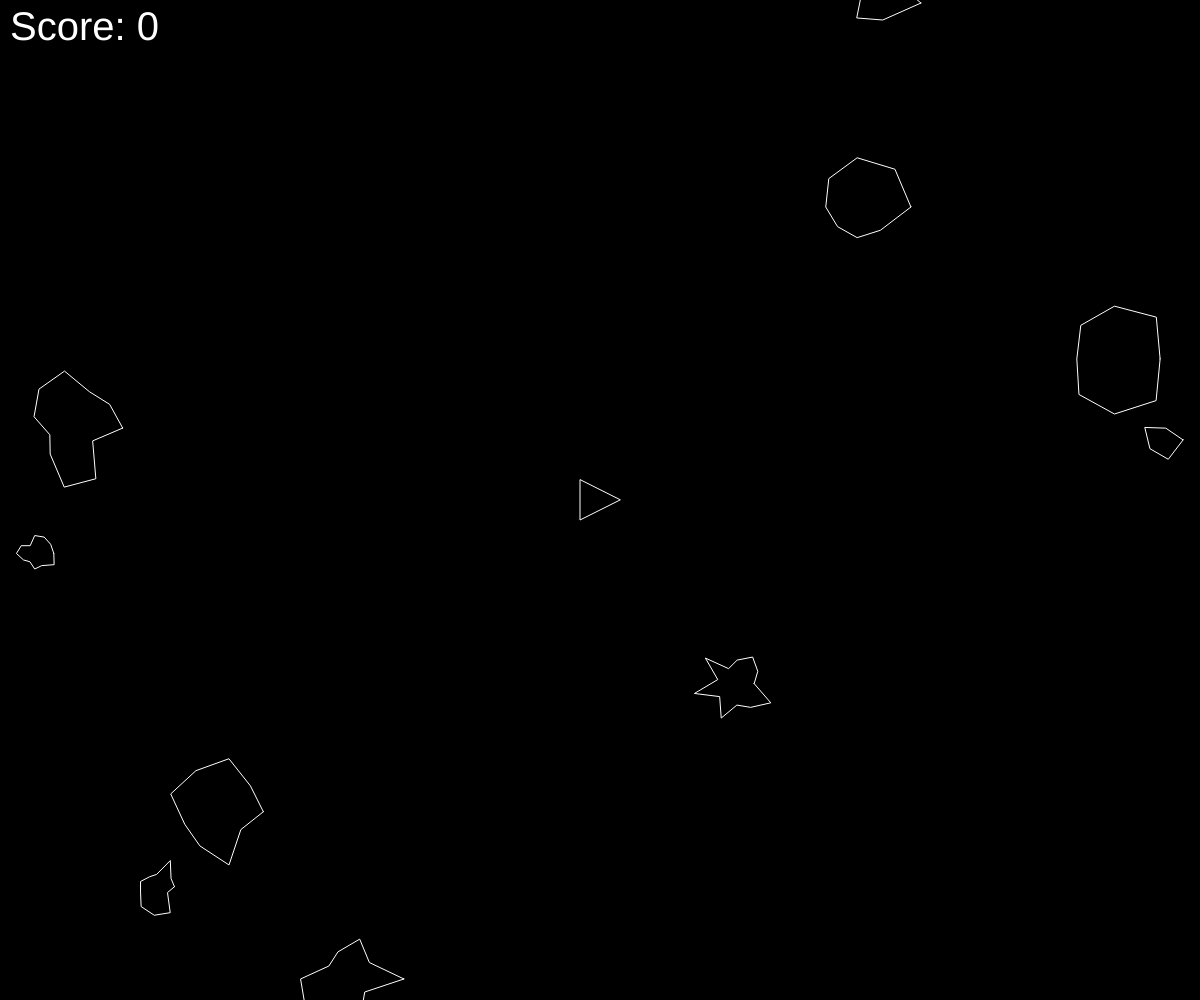
Frame 1 (no input)
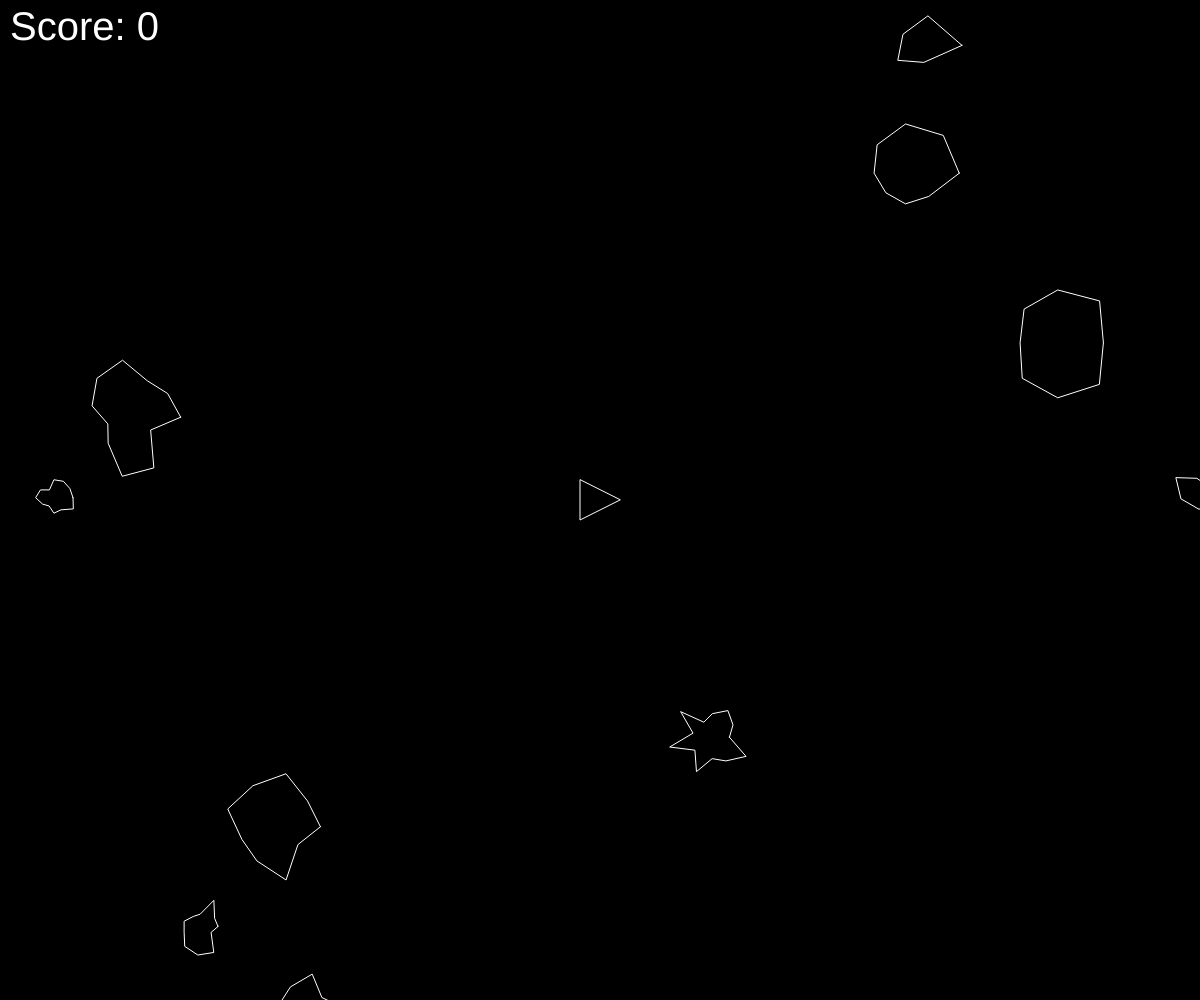
Frame 60 (no input)
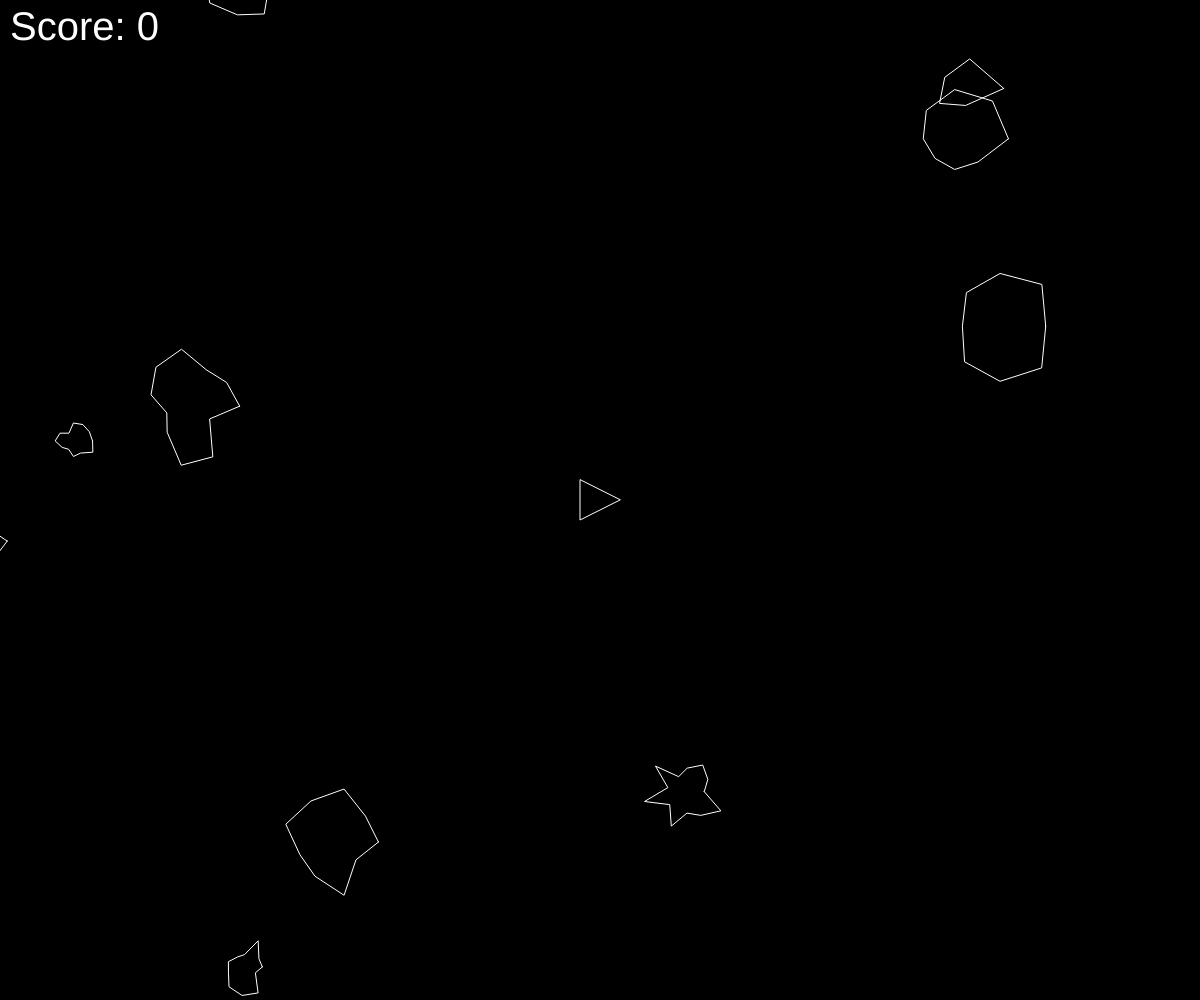
Frame 120 (the mouse pressed at the canvas centre since frame 60)

The p5.js sketch that drew these frames (run headless with seeded random() and noise() and a simulated clock; from frame 60 on, the mouse is pressed at the canvas centre):

// p5.js sketch
// ── sketch.js
var ship;
var asteroids = [];
var lasers = [];
var score = 0;
var gameover = false;

function setup(){
  createCanvas(windowWidth , windowHeight);
  ship = new Ship();
  for(var i=0; i<10; i++){
    asteroids.push(new Asteroid());

  }

}

function draw(){
  background(0);
  fill(255);
  textSize(40);
  if(!gameover) {
    text( "Score: " + score , 10 , 40);
  }
  if(gameover){
    text("Score: " + score , 400 , 300);
    text("GAME OVER! Refresh to start new game" , 400,height/2);
    textSize(40);
    rect(0,0,canvas.width,canvas.height, black);
    score=0;

  }

  for(var i=0 ; i<asteroids.length;i++){
    if(ship.hits(asteroids[i])){
      console.log("Game over!!");
      gameover=true;
      break;
    }
    asteroids[i].render();
    asteroids[i].update();
    asteroids[i].edges();
  }

  for(var i=lasers.length - 1; i>=0;i--){
    lasers[i].render();
    lasers[i].update();
    if(lasers[i].offscreen()){
      lasers.splice(i,1);
    } else {
    for(var j=asteroids.length-1; j>=0;j--){
      if(lasers[i].hits(asteroids[j])){
        if(asteroids[j].r > 10){
          score+=10;
          var newAsteroids =  asteroids[j].breakup();
          asteroids = asteroids.concat(newAsteroids);
      }
        asteroids.splice(j,1);
        lasers.splice(i,1);
        break;
      }
    }
  }
  }
  // console.log(lasers.length);

  ship.render();
  ship.turn();
  ship.update();
  ship.edges();

}

function keyPressed(){
  if(key == ' '){
    lasers.push(new Laser(ship.pos, ship.heading));
  } else if (keyCode == RIGHT_ARROW){
    ship.setRotation(0.1);
  } else if(keyCode == LEFT_ARROW){
    ship.setRotation(-0.1);
  } else if(keyCode == UP_ARROW){
    ship.boosting(true);
  }
}

function keyReleased(){
  ship.setRotation(0);
  ship.boosting(false);
}

// ── asteroid.js
function Asteroid(pos, r) {
  if(pos) {
    this.pos = pos.copy();
  } else {
    this.pos = createVector(random(width) , random(height));
  }
  if(r){
    this.r = r*0.5;
  } else {
    this.r = random(15,50);
  }
  this.vel = p5.Vector.random2D();
  this.total = floor(random(5,15));
  this.offset = [];
  for( var i=0; i<this.total; i++){
    this.offset[i] = random(-this.r*0.5,this.r*0.5);
  }

  this.update = function(){
    this.pos.add(this.vel);
  }

  this.edges = function(){
    if(this.pos.x > width + this.r){
      this.pos.x = -this.r;
    } else if (this.pos.x < -this.r) {
      this.pos.x = width + this.r;
    }
    if(this.pos.y > height + this.r){
      this.pos.y = -this.r;
    } else if (this.pos.y < -this.r) {
      this.pos.y = height + this.r;
    }

  }

  this.render = function(){
    push();
    noFill();
    stroke(255);
    translate(this.pos.x, this.pos.y);
    // ellipse(0, 0, this.r *2);

    beginShape();
    for(var i=0; i<this.total;i++){
      var angle = map(i, 0 ,this.total, 0, TWO_PI);
      var r = this.r + this.offset[i];
      var x = r * cos(angle);
      var y = r * sin(angle);
      vertex(x,y);
    }
    endShape(CLOSE);
    pop();
  }

  this.breakup = function() {
    var newA = [];
    newA[0] = new Asteroid(this.pos, this.r);
    newA[1] = new Asteroid(this.pos, this.r);
    return newA;

  }
}

// ── laser.js
function Laser(spos, angle){
  this.pos = createVector(spos.x , spos.y);
  this.vel = p5.Vector.fromAngle(angle );
  this.vel.mult(10);

  this.update = function(){
    this.pos.add(this.vel);
  }
  this.render = function(){
    push();
    stroke(255);
    strokeWeight(4);
    point(this.pos.x , this.pos.y);
    pop();
  }

  this.hits = function(asteroid){
    var d = dist(this.pos.x,this.pos.y, asteroid.pos.x , asteroid.pos.y);
    return( d<asteroid.r);
  }


  this.offscreen = function(){
    if(this.pos.x > width || this.pos.x < 0 ){
      return true;
    }
    if(this.pos.y > height || this.pos.y < 0){
      return true;
    }
    return false; 

  }
}

// ── score.js
function Score(s){
  text(s , 10 , 20);
}

// ── ship.js
function Ship(){
  this.pos = createVector (width / 2 , height/2);
  this.r = 20;
  this.heading = 0;
  this.rotation = 0;
  this.vel = createVector(0,0);
  this.isBoosting = false;

  this.boosting = function(b){
    this.isBoosting = b;
  }

  this.update = function(){
    if(this.isBoosting){
      this.boost();
    }
    this.pos.add(this.vel);
    this.vel.mult(0.99);
  }

  this.boost = function(){
    var force = p5.Vector.fromAngle(this.heading);
    force.mult(0.1);
    this.vel.add(force);
  }

  this.hits = function(asteroid){
    var d = dist(this.pos.x,this.pos.y , asteroid.pos.x , asteroid.pos.y);
    if(d < this.r + asteroid.r){
      return true;
    } else {
      return false;
    }
  }


  this.render= function(){
    push();
    translate(this.pos.x,this.pos.y);
    rotate(this.heading + PI/2 );
    fill(0);
    stroke(255);
    triangle(-this.r , this.r , this.r, this.r , 0 , -this.r )
    pop();
  }

  this.edges = function(){
    if(this.pos.x > width + this.r){
      this.pos.x = -this.r;
    } else if (this.pos.x < -this.r) {
      this.pos.x = width + this.r;
    }
    if(this.pos.y > height + this.r){
      this.pos.y = -this.r;
    } else if (this.pos.y < -this.r) {
      this.pos.y = height + this.r;
    }

  }

  this.setRotation = function(a) {
    this.rotation = a;
  }

  this.turn = function(){
    this.heading+=this.rotation;
  }

}
